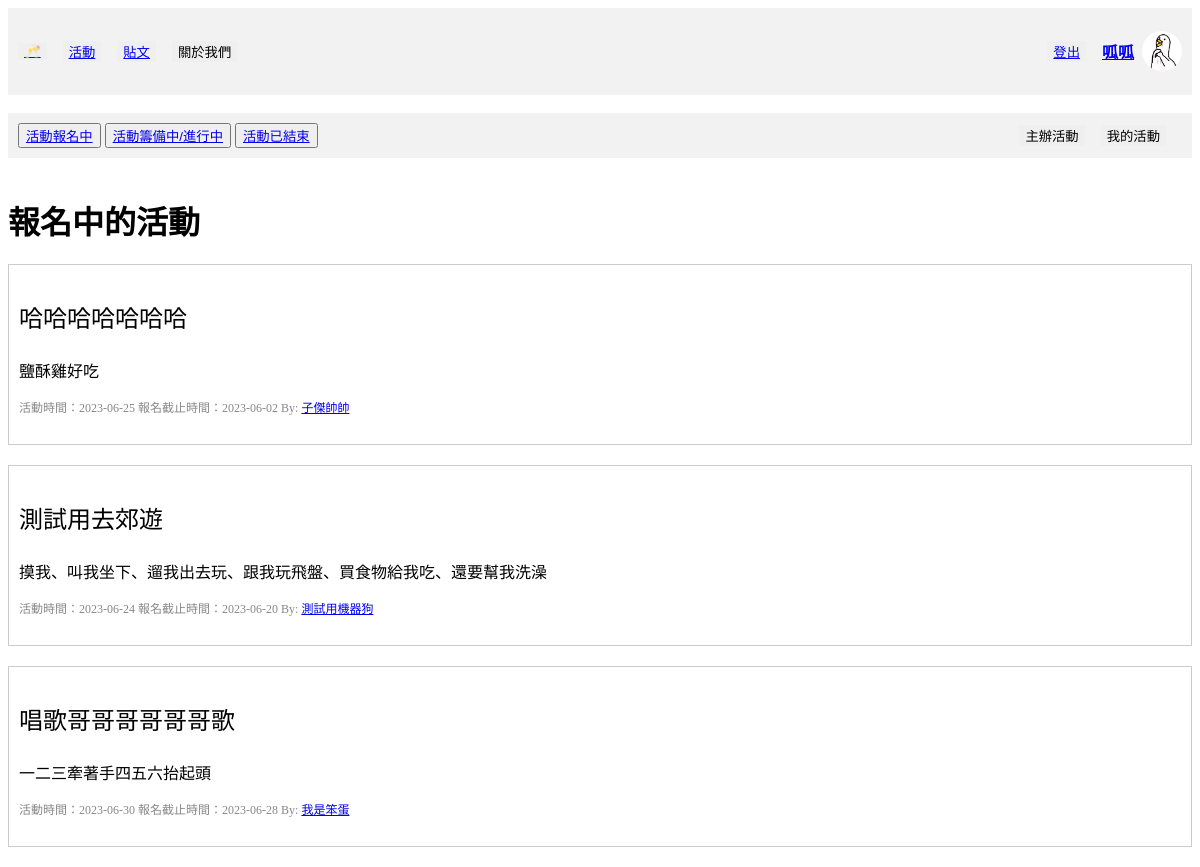
Before: /activity/activities/signingUp (signed in) with the older database file.
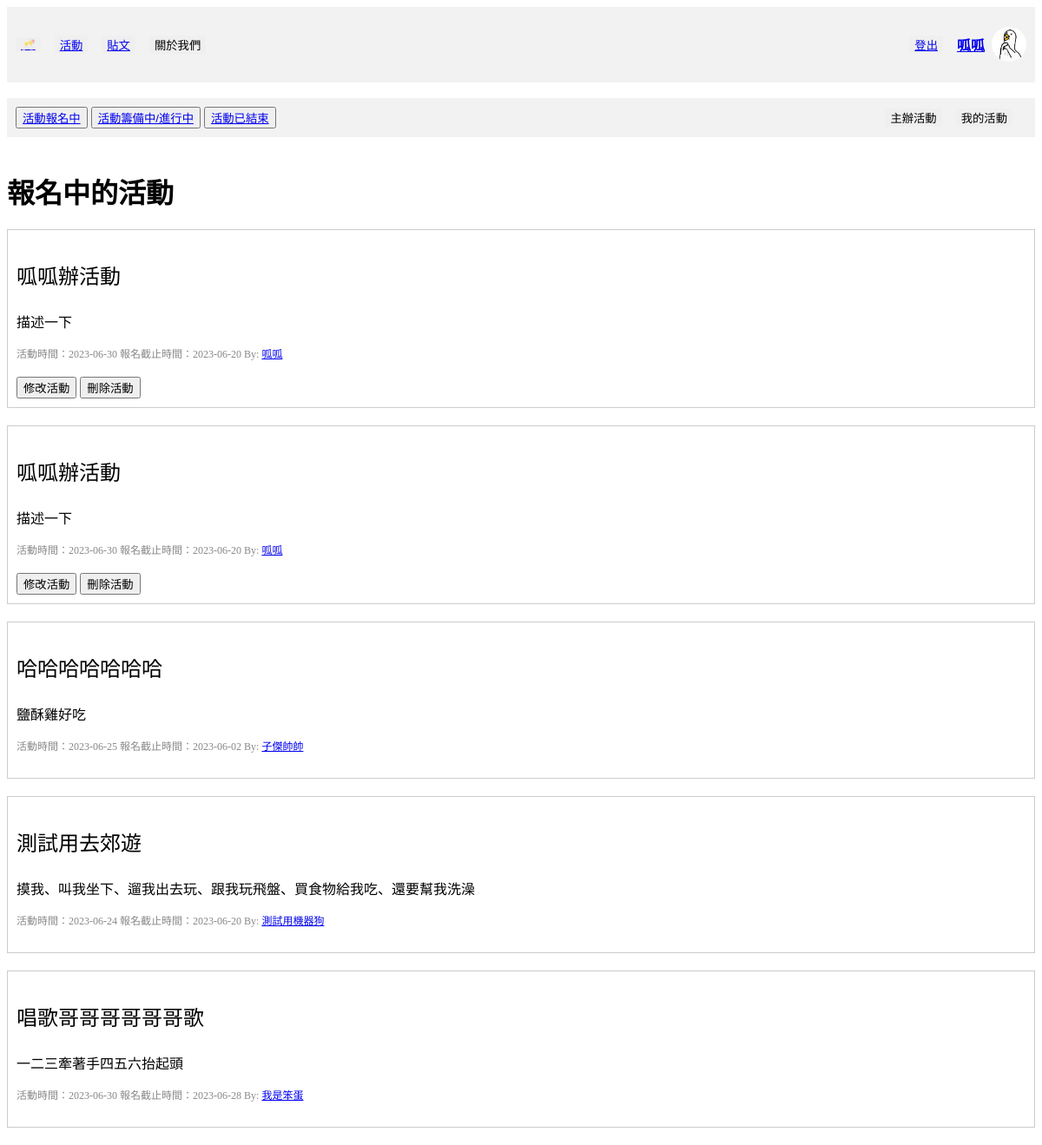
After: the same page with the newer database file.
### tables this page shows
CREATE TABLE "User" (
	"userID"	INTEGER,
	"password"	VARCHAR(10),
	"nickname"	VARCHAR(10) NOT NULL,
	"gender"	VARCHAR(1) NOT NULL,
	"birth"	TEXT,
	"cellphone"	VARCHAR(10),
	"email"	TEXT UNIQUE,
	"image" TEXT,
	PRIMARY KEY("userID" AUTOINCREMENT)
);

CREATE TABLE "Activity" (
	"activityID" VARCHAR(36),
	"title"	VARCHAR(10),
	"time"	TEXT,
	"area"	TEXT,
	"location"	TEXT,
	"category"	TEXT,
	"peopleLimited"	INTEGER,
	"signUp"	INTEGER,
	"fee"	INTEGER,
	"expireDate"	TEXT,
	"status"	CHAR(1),
	"organizerUserID"	INTEGER,
	"Intro"	VARCHAR(50),
	"createTime"	TEXT,
	FOREIGN KEY("organizerUserID") REFERENCES "User"("userID"),
	PRIMARY KEY("activityID" )
);

### crud/crudActivity.py (the view, shortened to what this page needs)
@activity_bp.route("/activities/<string:show_methed>", methods=["GET", "POST"])
def show_activities_method(show_methed):
    userID = session["userID"]
    if show_methed == "signingUp" or show_methed == "None":
        con = sql.connect("funCrew_db.db")
        con.row_factory = sql.Row
        cur = con.cursor()
        cur.execute(
            "SELECT * FROM Activity, User WHERE status = ? AND organizerUserID = userID ORDER BY createTime DESC",
            (show_methed,),
        )
        activities = cur.fetchall()
        con.commit()
        con.close()
    return render_template(
        "activities.html",
        nickname=get_nickname(userID),
        avatar=get_avatar_path(userID),
        userID=userID,
        activities=activities,
        show_methed=show_methed,
    )

### crud/crudUser.py (called while the page is built)
def get_avatar_path(userID):
    try:
        con = sql.connect("funCrew_db.db")
        cur = con.cursor()
        cur.execute("SELECT image FROM User WHERE userID=?", (userID,))
        filename = cur.fetchone()[0]
        con.close()
        return "static/images/avatars/" + filename
    except Exception as e:
        print(f"Error occurred while retrieving filename: {str(e)}")
        return ""

def get_nickname(userID):
    con = sql.connect("funCrew_db.db")
    cur = con.cursor()
    cur.execute("SELECT nickname FROM User WHERE userID=?", (userID,))
    nickname = cur.fetchone()[0]
    con.close()
    return nickname

### templates/activities.html (shortened to what this page needs)
<!DOCTYPE html>
<html>
<head>
</head>
<body>
    <div class="header">
        <div class="header-left">
            <button class="button"><a href="/home"> 🥂 </a></button>
            <button class="button"><a href="/activity/activities/signingUp">活動</a></button>
            <button class="button"><a href="/post/posts/newest">貼文</a></button>
            <button class="button">關於我們</button>
        </div>
        <div class="header-right">
            <button class="button"><a href="/user/logout">登出</a></button>
            <div class="user-info">
                <h4><a href="/user/personalInfo">{{ nickname }}</a></h4>
                <img src="../../{{ avatar }}" alt="大頭貼">
            </div>
        </div>
    </div>
    <br>
    <div class="header">
        <div class="header-left">
            <form method="POST">
                <button class="submit" name="signingUp"><a href="/activity/activities/signingUp">活動報名中</a></button>
                <button class="submit" name="preparing"><a href="/activity/activities/preparing">活動籌備中/進行中</a></button>
                <button class="submit" name="end"><a href="/activity/activities/end">活動已結束</a></button>
            </form>
        </div>
        <div class="header-right">
            <button class="button"><a href="/activity/hostActivity/home"
                    style="text-decoration:none; color:black">主辦活動</a></button>
            <button class="button"><a href="/activity/activities/my_activities"
                    style="text-decoration:none; color:black">我的活動</a></button>
        </div>
    </div>
    <br>
    {% if show_methed == "signingUp" %}
    <h1>報名中的活動</h1>
    {% elif show_methed == "preparing" %}
    <h1>籌備中的活動</h1>
    {% elif show_methed == "end" %}
    <h1>已結束的活動</h1>
    {% elif show_methed == "my_activities" %}
    <h1>我的活動</h1>
    {% endif %}
    {% for activity in activities %}
    <div class="post">
        <div class="content">
            <a href="/activity/activities/activity_detail/{{activity['activityID']}}?show_methed={{show_methed}}"
                style="text-decoration:none; color:black">
                <p style="font-size:24px;">{{ activity['title'] }}</p>
                <p>{{ activity['Intro'] }}</p>
            </a>
        </div>
        <div class="info">
            <span>活動時間：{{ activity['time'] }}</span>
            <span>報名截止時間：{{ activity['expireDate'] }}</span>
            <span>By: <a href="/user/info/{{activity['organizerUserID']}}">{{ activity['nickname'] }}</a></span>
        </div>
        <br>
        {% if (activity['organizerUserID'] == userID) and (show_methed == "signingUp") %}
        <div>
            <button><a href="/activity/hostActivity/{{ activity['activityID'] }}"
                    style="text-decoration:none; color:black">修改活動</a></button>
            <button><a href="/activity/delAct/{{activity['activityID']}}"
                    style="text-decoration:none; color:black">刪除活動</a></button>
        </div>
        {% endif %}
    </div>
    {% endfor %}
</body>
</html>

### templates/activities.html (style rules this page uses)
.header { display: flex; justify-content: space-between; align-items: center; padding: 10px; background-color: #f2f2f2; }
.header-left { display: flex; align-items: center; }
.header-right { display: flex; align-items: center; }
.button { margin-right: 16px; border: none; }
.post { margin-bottom: 20px; border: 1px solid #ccc; padding: 10px; }
.post .info { font-size: 12px; color: #888; }
.post .content { margin-top: 0px; }
.user-info { display: flex; align-items: center; }
.user-info h4 { margin-right: 8px; }
.user-info img { width: 40px; height: 40px; border-radius: 50%; object-fit: cover; }

Changed rows visible on the page:
added Activity: title "呱呱辦活動", Intro "描述一下", time "2023-06-30", expireDate "2023-06-20", nickname "呱呱"
added Activity: title "呱呱辦活動", Intro "描述一下", time "2023-06-30", expireDate "2023-06-20", nickname "呱呱"
